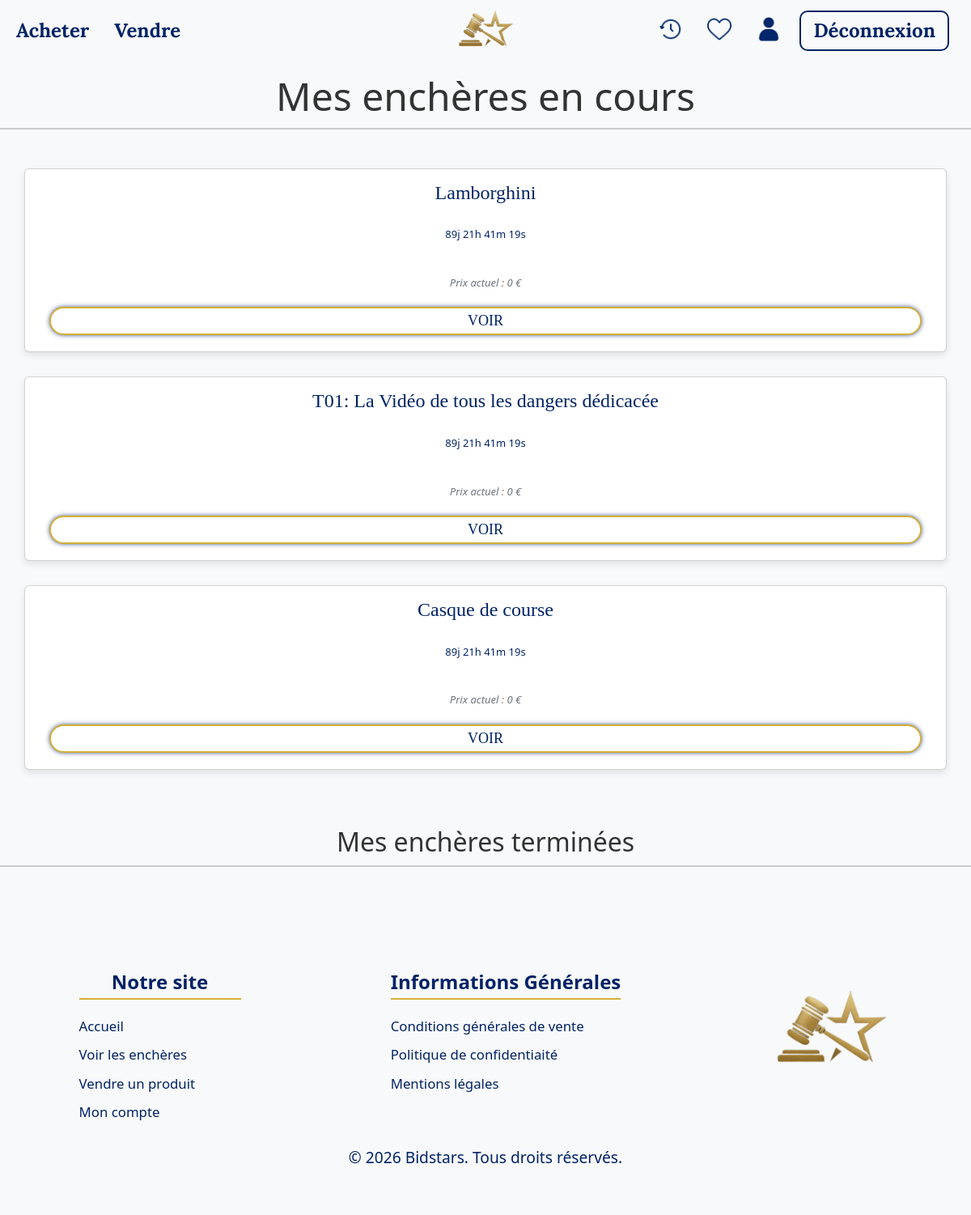
Screenshot of /newMVC/index.php?action=historique_annonces_publiees (signed in) with the database file from the repository.
### tables this page shows
CREATE TABLE IF NOT EXISTS `product` (
  `id_product` int NOT NULL AUTO_INCREMENT,
  `title` varchar(100) DEFAULT NULL,
  `description` varchar(5000) DEFAULT NULL,
  `start_date` datetime DEFAULT NULL,
  `end_date` datetime DEFAULT NULL,
  `reserve_price` decimal(15,2) DEFAULT NULL,
  `start_price` decimal(15,2) DEFAULT '0.00',
  `status` tinyint(1) DEFAULT '0',
  `mailIsSent` tinyint(1) DEFAULT '0',
  PRIMARY KEY (`id_product`)
);

### newMVC/src/model/product.php (called while the page is built, shortened)
<?php
class ProductRepository
{
    private PDO $connection;
    public function __construct(PDO $pdo)
    {
        $this->connection = $pdo;
    }
    function get_actual_annonces_by_client($id_client)
    {
        $pdo = $this->connection;
        $requete = "
        SELECT
            p.id_product,
            p.title AS titre,
            p.description,
            p.end_date,
            p.reserve_price,
            COALESCE(MAX(b.new_price), p.reserve_price) AS prix_en_cours
        FROM product p
        JOIN published pb ON pb.id_product = p.id_product
        LEFT JOIN bid b ON b.id_product = p.id_product
        WHERE pb.id_user = :id_client
        AND p.end_date >= NOW()
        GROUP BY p.id_product, p.title, p.description, p.end_date, p.reserve_price
        ORDER BY p.end_date ASC
    ";
        try {
            $tmp = $pdo->prepare($requete);
            $tmp->execute([
                ':id_client' => $id_client
            ]);
        } catch (PDOException $e) {
            die("Erreur lors de la récupération des annonces en cours pour le client : " . $e->getMessage());
        }
        return $tmp->fetchAll(PDO::FETCH_ASSOC);
    }
}

### newMVC/templates/historique_annonces_publiees.php (the view, shortened to what this page needs)
<?php include('preset/header.php'); ?>
<?php
require_once('src/model/product.php');
$id_client = $user['id_user'];
$pdo = DatabaseConnection::getConnection();
$productRepository = new ProductRepository($pdo);
$annonces_en_cours = $productRepository->get_actual_annonces_by_client($id_client);
?>
<main>
<div class="Annonces_en_cours">
    <h1>Mes enchères en cours</h1>
    <div class="Annonces-list-cards">
        <?php foreach ($annonces_en_cours as $a): ?>
            <div class="card">
            <h3>
                <?= htmlspecialchars($a['titre']) ?>
            </h3>
            <p class="timer" data-end="<?= htmlspecialchars($a['end_date']) ?>"></p>
            <p>Prix actuel :
                <?php
                $priceRow = $productRepository->getLastPrice($a['id_product']);
                $current_price = null;
                if (!empty($priceRow) && isset($priceRow[0]['MAX(new_price)']) && $priceRow[0]['MAX(new_price)'] !== null) {
                    $current_price = $priceRow[0]['MAX(new_price)'];
                } else {
                    $current_price = isset($a['reserve_price']) ? $a['reserve_price'] : '0';
                }
                echo htmlspecialchars($current_price);
                ?> €
            </p>
            <a class="btns" id="voir"  href="index.php?action=product&id=<?= $a['id_product'] ?>">Voir</a>
        </div>
        <?php endforeach; ?>
    </div>
</div>
<div class="Historique_annonces">
    <h2>Mes enchères terminées</h2>
    <div class="Annonces-list-cards">
    </div>
</div>
</main>
<?php include('preset/footer.php'); ?>
<?php require('preset/layout.php');

### newMVC/templates/Style/variables.css (style rules this page uses)
:root { --color-blue: #002366; --color-blue-light: #0046CC; --color-sapphire: #3C507D; --color-gold: #D4AF37; --color-white: #FFFFFF; --color-green: #3A7F4F; --color-red: #C0392B; --color-gold-light: #E0C58F; --color-orange: #FFA347; --color-background: #F5F8FA; --color-cream: #F6F1EA; --gradient-blue: linear-gradient(#002366, #0046CC); --font-title: 'Lora', serif; --font-body: 'Poppins', sans-serif; --font-accent: 'Cormorant Garamond', serif; --text-h1: 2.5rem; --text-h2: 2rem; --text-h3: 1.5rem; --text-body: 1rem; --text-sm: 0.875rem; --radius-sm: 8px; --radius-md: 20px; --radius-lg: 60px; --radius-full: 50%; --shadow-sm: 0 2px 6px rgba(0, 0, 0, 0.08); --shadow-md: 0 4px 12px rgba(0, 0, 0, 0.12); --shadow-lg: 0 8px 24px rgba(0, 0, 0, 0.18); --navbar-height: 75px; }

### newMVC/templates/Style/Accueil.css (style rules this page uses)
:root { --linear-blue: linear-gradient(#002366, #0046CC); --color-blue: #002366; --color-orange: #FFA347; --color-gold: #D4AF37; --color-background: #F5F8FA; }
* { margin: 0; padding: 0; box-sizing: border-box; }
html, body { min-height: 100%; }
body { font-family: 'Poppins', sans-serif; background-color: var(--color-background) !important; color: #000; min-height: 100vh; overflow-x: hidden; }
:root { --navbar-height-desktop: 60px; }
main h1 { padding: 60px; font-size: 3em; }
main { text-align: center; }
main p { padding: 20px; font-size: 1.2em; text-align: center; }
.btns { display: inline-block; background-color: #ffffff; color: #002366; border: 2px solid #D4AF37; text-transform: uppercase; font-weight: 500; font-size: 18px; font-family: 'Cormorant Garamond', serif; padding: 5px 30px; border-radius: 60px; box-shadow: 0px 0px 6px -1px; text-decoration: none; margin-bottom: 15px; transition: background-color 0.3s ease; }
h3 { text-align: center; }
body { overflow-x: hidden; }
.Annonces_en_cours h1, .Historique_annonces h2 { color: #333; border-bottom: 2px solid #ccc; padding-bottom: 10px; margin-top: 30px; }
.Annonces-list-cards { display: flex; flex-direction: column; gap: 30px; justify-content: center; justify-items: center; padding: 40px 0; }
.card { background-color: #ffffff; border: 2px solid #D4AF37; border-radius: 60px; box-shadow: 0 4px 8px rgba(0, 4, 20, 0.1); overflow: hidden; text-align: center; padding: 0; transition: transform 0.3s ease, box-shadow 0.3s ease; margin: 30px; margin-bottom: 0px; margin-top: 0px; }
.card h3 { font-size: 24px; font-weight: 500; font-family: 'Cormorant Garamond', serif; color: #002366; margin: 15px 0 8px 0; }
.card p { font-size: 13px; margin: 0 0 10px 0; }
.card a { display: block; background-color: #ffffff; color: #002366; border: 2px solid #D4AF37; text-transform: uppercase; font-weight: 500; font-size: 18px; font-family: 'Cormorant Garamond', serif; padding: 2px 30px; border-radius: 80px; box-shadow: 0px 0px 6px -1px; text-decoration: none; cursor: pointer; transition: background-color 0.3s ease; margin-bottom: 20px; margin-right: 30px; margin-left: 30px; text-align: center; }
.Annonces_en_cours p:not(.timer) { text-align: center; font-style: italic; color: #6c757d; padding: 10px 0; }

### newMVC/templates/Style/header.css (style rules this page uses)
:root { --linear-blue: linear-gradient(#002366, #0046CC); --color-blue: #002366; --color-orange: #FFA347; --color-gold: #D4AF37; --color-background: #F5F8FA; }

### newMVC/templates/Style/footer.css (style rules this page uses)
:root { --linear-blue: linear-gradient(#002366, #0046CC); --color-blue: #002366; --color-orange: #FFA347; --color-gold: #D4AF37; --color-background: #F8F9FA; }
p { text-align: center; margin-top: 20px; font-size: 1.2rem; color: var(--color-blue); }

### rows the page displays
product: title "Lamborghini", reserve_price "0"
product: title "T01: La Vidéo de tous les dangers dédicacée", reserve_price "0"
product: title "Casque de course", reserve_price "0"
